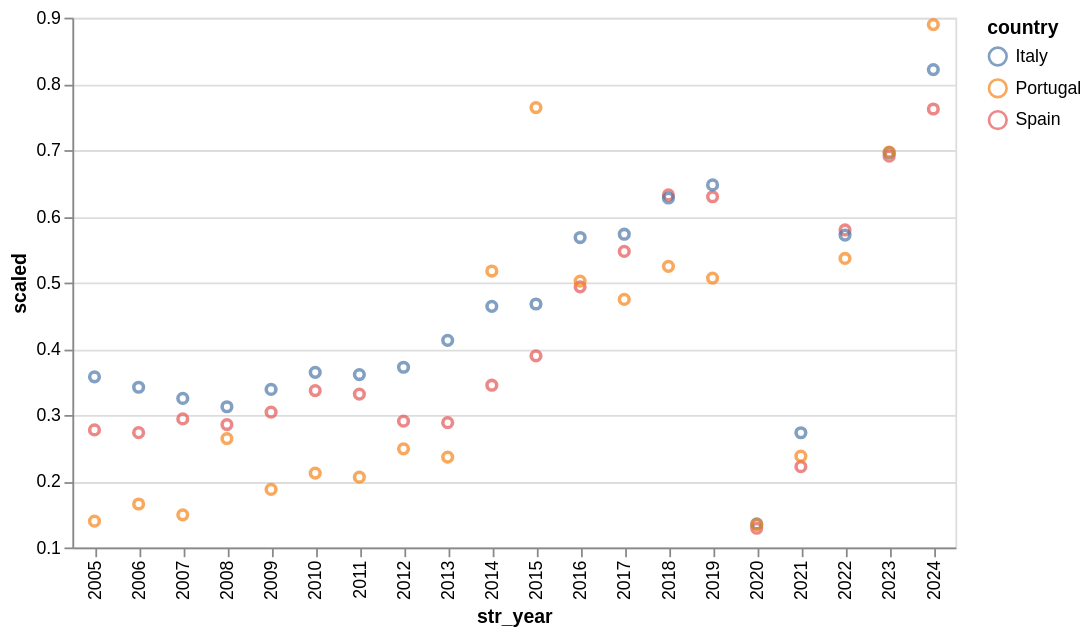

The code cell stored with this chart in its notebook:
### Code cell
charts[3]

### Figure 1 — Vega-Lite specification as saved in the notebook (floating-point values rounded to 4 significant figures)
{"config": {"view": {"continuousWidth": 300, "continuousHeight": 300}, "scale": {"zero": false}}, "data": {"name": "data-7e7d3d6f72d49694d490e28385eaab2b"}, "mark": {"type": "point", "tooltip": true}, "encoding": {"color": {"field": "country", "type": "nominal"}, "x": {"field": "str_year", "type": "nominal"}, "y": {"field": "scaled", "type": "quantitative"}}, "width": 500, "$schema": "https://vega.github.io/schema/vega-lite/v6.1.0.json", "datasets": {"data-7e7d3d6f72d49694d490e28385eaab2b": [{"code": "ESP", "year": 2005, "country": "Spain", "scaled": 0.2775, "str_year": "2005"}, {"code": "ESP", "year": 2006, "country": "Spain", "scaled": 0.2733, "str_year": "2006"}, {"code": "ESP", "year": 2007, "country": "Spain", "scaled": 0.2941, "str_year": "2007"}, {"code": "ESP", "year": 2008, "country": "Spain", "scaled": 0.2856, "str_year": "2008"}, {"code": "ESP", "year": 2009, "country": "Spain", "scaled": 0.3043, "str_year": "2009"}, {"code": "ESP", "year": 2010, "country": "Spain", "scaled": 0.3369, "str_year": "2010"}, {"code": "ESP", "year": 2011, "country": "Spain", "scaled": 0.3316, "str_year": "2011"}, {"code": "ESP", "year": 2012, "country": "Spain", "scaled": 0.2907, "str_year": "2012"}, {"code": "ESP", "year": 2013, "country": "Spain", "scaled": 0.2884, "str_year": "2013"}, {"code": "ESP", "year": 2014, "country": "Spain", "scaled": 0.345, "str_year": "2014"}, {"code": "ESP", "year": 2015, "country": "Spain", "scaled": 0.3894, "str_year": "2015"}, {"code": "ESP", "year": 2016, "country": "Spain", "scaled": 0.4935, "str_year": "2016"}, {"code": "ESP", "year": 2017, "country": "Spain", "scaled": 0.547, "str_year": "2017"}, {"code": "ESP", "year": 2018, "country": "Spain", "scaled": 0.6324, "str_year": "2018"}, {"code": "ESP", "year": 2019, "country": "Spain", "scaled": 0.6296, "str_year": "2019"}, {"code": "ESP", "year": 2020, "country": "Spain", "scaled": 0.129, "str_year": "2020"}, {"code": "ESP", "year": 2021, "country": "Spain", "scaled": 0.222, "str_year": "2021"}, {"code": "ESP", "year": 2022, "country": "Spain", "scaled": 0.5794, "str_year": "2022"}, {"code": "ESP", "year": 2023, "country": "Spain", "scaled": 0.6909, "str_year": "2023"}, {"code": "ESP", "year": 2024, "country": "Spain", "scaled": 0.7621, "str_year": "2024"}, {"code": "ITA", "year": 2005, "country": "Italy", "scaled": 0.3577, "str_year": "2005"}, {"code": "ITA", "year": 2006, "country": "Italy", "scaled": 0.3419, "str_year": "2006"}, {"code": "ITA", "year": 2007, "country": "Italy", "scaled": 0.3251, "str_year": "2007"}, {"code": "ITA", "year": 2008, "country": "Italy", "scaled": 0.3125, "str_year": "2008"}, {"code": "ITA", "year": 2009, "country": "Italy", "scaled": 0.3387, "str_year": "2009"}, {"code": "ITA", "year": 2010, "country": "Italy", "scaled": 0.3644, "str_year": "2010"}, {"code": "ITA", "year": 2011, "country": "Italy", "scaled": 0.3611, "str_year": "2011"}, {"code": "ITA", "year": 2012, "country": "Italy", "scaled": 0.3721, "str_year": "2012"}, {"code": "ITA", "year": 2013, "country": "Italy", "scaled": 0.4127, "str_year": "2013"}, {"code": "ITA", "year": 2014, "country": "Italy", "scaled": 0.4641, "str_year": "2014"}, {"code": "ITA", "year": 2015, "country": "Italy", "scaled": 0.4676, "str_year": "2015"}, {"code": "ITA", "year": 2016, "country": "Italy", "scaled": 0.568, "str_year": "2016"}, {"code": "ITA", "year": 2017, "country": "Italy", "scaled": 0.573, "str_year": "2017"}, {"code": "ITA", "year": 2018, "country": "Italy", "scaled": 0.6277, "str_year": "2018"}, {"code": "ITA", "year": 2019, "country": "Italy", "scaled": 0.6475, "str_year": "2019"}, {"code": "ITA", "year": 2020, "country": "Italy", "scaled": 0.1356, "str_year": "2020"}, {"code": "ITA", "year": 2021, "country": "Italy", "scaled": 0.2732, "str_year": "2021"}, {"code": "ITA", "year": 2022, "country": "Italy", "scaled": 0.5717, "str_year": "2022"}, {"code": "ITA", "year": 2023, "country": "Italy", "scaled": 0.6961, "str_year": "2023"}, {"code": "ITA", "year": 2024, "country": "Italy", "scaled": 0.8216, "str_year": "2024"}, {"code": "PRT", "year": 2005, "country": "Portugal", "scaled": 0.1397, "str_year": "2005"}, {"code": "PRT", "year": 2006, "country": "Portugal", "scaled": 0.1656, "str_year": "2006"}, {"code": "PRT", "year": 2007, "country": "Portugal", "scaled": 0.1493, "str_year": "2007"}, {"code": "PRT", "year": 2008, "country": "Portugal", "scaled": 0.2644, "str_year": "2008"}, {"code": "PRT", "year": 2009, "country": "Portugal", "scaled": 0.1877, "str_year": "2009"}, {"code": "PRT", "year": 2010, "country": "Portugal", "scaled": 0.2123, "str_year": "2010"}, {"code": "PRT", "year": 2011, "country": "Portugal", "scaled": 0.2062, "str_year": "2011"}, {"code": "PRT", "year": 2012, "country": "Portugal", "scaled": 0.2489, "str_year": "2012"}, {"code": "PRT", "year": 2013, "country": "Portugal", "scaled": 0.2365, "str_year": "2013"}, {"code": "PRT", "year": 2014, "country": "Portugal", "scaled": 0.5174, "str_year": "2014"}, {"code": "PRT", "year": 2015, "country": "Portugal", "scaled": 0.7642, "str_year": "2015"}, {"code": "PRT", "year": 2016, "country": "Portugal", "scaled": 0.5022, "str_year": "2016"}, {"code": "PRT", "year": 2017, "country": "Portugal", "scaled": 0.4746, "str_year": "2017"}, {"code": "PRT", "year": 2018, "country": "Portugal", "scaled": 0.5245, "str_year": "2018"}, {"code": "PRT", "year": 2019, "country": "Portugal", "scaled": 0.5067, "str_year": "2019"}, {"code": "PRT", "year": 2020, "country": "Portugal", "scaled": 0.1344, "str_year": "2020"}, {"code": "PRT", "year": 2021, "country": "Portugal", "scaled": 0.2379, "str_year": "2021"}, {"code": "PRT", "year": 2022, "country": "Portugal", "scaled": 0.5364, "str_year": "2022"}, {"code": "PRT", "year": 2023, "country": "Portugal", "scaled": 0.6969, "str_year": "2023"}, {"code": "PRT", "year": 2024, "country": "Portugal", "scaled": 0.8895, "str_year": "2024"}]}}
